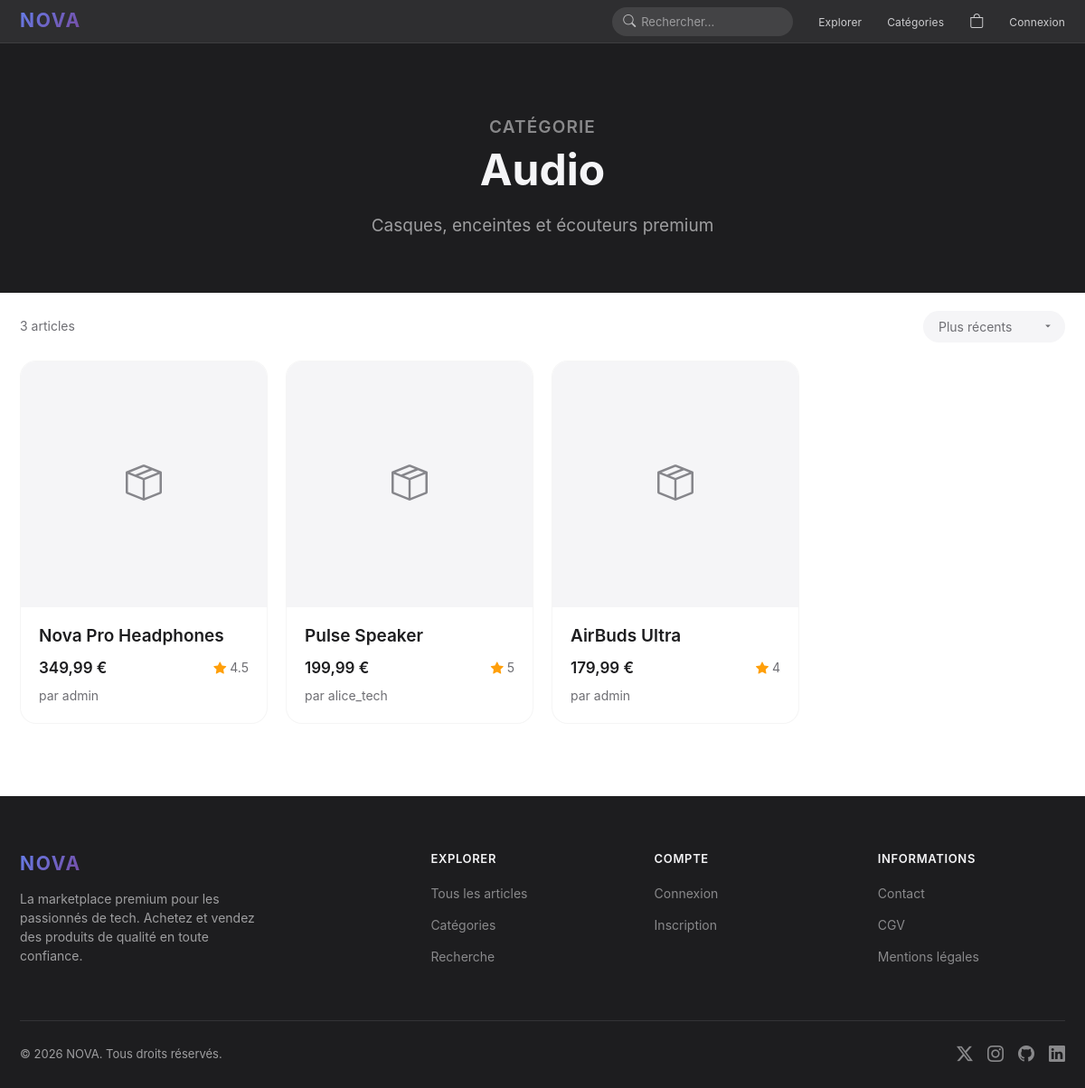
The app's page /categorie.php?id=1 with its own data.
### tables this page shows
CREATE TABLE categories (
    id INT AUTO_INCREMENT PRIMARY KEY,
    nom VARCHAR(100) NOT NULL,
    description TEXT,
    image VARCHAR(255)
);

CREATE TABLE articles (
    id INT AUTO_INCREMENT PRIMARY KEY,
    nom VARCHAR(255) NOT NULL,
    description TEXT,
    prix DECIMAL(10,2) NOT NULL,
    image VARCHAR(255),
    categorie_id INT DEFAULT NULL,
    auteur_id INT NOT NULL,
    date_publication DATETIME DEFAULT CURRENT_TIMESTAMP,
    FOREIGN KEY (categorie_id) REFERENCES categories(id) ON DELETE SET NULL,
    FOREIGN KEY (auteur_id) REFERENCES users(id) ON DELETE CASCADE
);

CREATE TABLE users (
    id INT AUTO_INCREMENT PRIMARY KEY,
    username VARCHAR(100) NOT NULL UNIQUE,
    email VARCHAR(255) NOT NULL UNIQUE,
    password VARCHAR(255) NOT NULL,
    balance DECIMAL(10,2) DEFAULT 500.00,
    photo VARCHAR(255) DEFAULT NULL,
    role ENUM('user', 'admin') DEFAULT 'user',
    date_inscription DATETIME DEFAULT CURRENT_TIMESTAMP
);

### config/init.php (called while the page is built, shortened)
<?php
function sanitize(string $data): string {
    return htmlspecialchars(strip_tags(trim($data)), ENT_QUOTES, 'UTF-8');
}
function formatPrice(float $price): string {
    return number_format($price, 2, ',', ' ') . ' €';
}

### categorie.php (the view, shortened to what this page needs)
<?php
require_once 'config/init.php';
$id = (int)($_GET['id'] ?? 0);
$stmt = $pdo->prepare("SELECT * FROM categories WHERE id = ?");
$stmt->execute([$id]);
$categorie = $stmt->fetch();
$sort = $_GET['sort'] ?? 'recent';
$orderSQL = match ($sort) {
    'prix_asc' => 'ORDER BY a.prix ASC',
    'prix_desc' => 'ORDER BY a.prix DESC',
    'populaire' => 'ORDER BY avg_note DESC',
    default => 'ORDER BY a.date_publication DESC',
};
$stmtArticles = $pdo->prepare("
    SELECT a.*, s.quantite as stock, u.username as auteur_nom,
        (SELECT AVG(note) FROM commentaires WHERE article_id = a.id) as avg_note,
        (SELECT COUNT(*) FROM commentaires WHERE article_id = a.id) as nb_avis
    FROM articles a
    LEFT JOIN stock s ON a.id = s.article_id
    LEFT JOIN users u ON a.auteur_id = u.id
    WHERE a.categorie_id = ?
    $orderSQL
");
$stmtArticles->execute([$id]);
$articles = $stmtArticles->fetchAll();
require_once 'includes/header.php';
?>
<div class="page-hero">
    <div class="container">
        <p class="eyebrow fade-in" style="color: rgba(245,245,247,0.5);">Catégorie</p>
        <h1 class="fade-in"><?= sanitize($categorie['nom']) ?></h1>
        <?php if ($categorie['description']): ?>
            <p class="fade-in"><?= sanitize($categorie['description']) ?></p>
        <?php endif; ?>
    </div>
</div>
<div class="container-wide">
    <div class="filters-bar fade-in">
        <span class="caption"><?= count($articles) ?> article<?= count($articles) > 1 ? 's' : '' ?></span>
        <div style="margin-left: auto;">
            <select class="filter-select" onchange="location.href=this.value">
                <option value="categorie.php?id=<?= $id ?>&sort=recent" <?= $sort === 'recent' ? 'selected' : '' ?>>Plus récents</option>
            </select>
        </div>
    </div>
    <?php if (empty($articles)): ?>
        <div class="empty-state fade-in">
            <i class="bi bi-box-seam"></i>
            <h3>Aucun article dans cette catégorie</h3>
            <p>Soyez le premier à vendre dans cette catégorie !</p>
            <a href="vendre.php" class="btn btn-primary">Vendre un article</a>
        </div>
    <?php else: ?>
        <div class="product-grid stagger-children">
            <?php foreach ($articles as $article): ?>
            <a href="produit.php?id=<?= $article['id'] ?>" class="card" style="text-decoration: none; color: inherit;">
                <?php if ($article['image'] && file_exists("uploads/produits/{$article['image']}")): ?>
                    <img src="uploads/produits/<?= sanitize($article['image']) ?>" alt="<?= sanitize($article['nom']) ?>" class="card-img">
                <?php else: ?>
                    <div class="card-img" style="display: flex; align-items: center; justify-content: center; background: var(--bg-secondary);">
                        <i class="bi bi-box-seam" style="font-size: 40px; color: var(--text-tertiary);"></i>
                    </div>
                <?php endif; ?>
                <div class="card-body">
                    <h3><?= sanitize($article['nom']) ?></h3>
                    <div class="card-meta">
                        <span class="price"><?= formatPrice($article['prix']) ?></span>
                        <?php if ($article['avg_note']): ?>
                            <span class="caption" style="display: flex; align-items: center; gap: 4px;">
                                <i class="bi bi-star-fill" style="color: #ff9f0a;"></i>
                                <?= round($article['avg_note'], 1) ?>
                            </span>
                        <?php endif; ?>
                    </div>
                    <p class="caption mt-1">par <?= sanitize($article['auteur_nom']) ?></p>
                </div>
            </a>
            <?php endforeach; ?>
        </div>
    <?php endif; ?>
</div>
<div style="height: 80px;"></div>
<?php require_once 'includes/footer.php'; ?>

### assets/css/style.css (style rules this page uses)
:root { --bg-primary: #ffffff; --bg-secondary: #f5f5f7; --bg-dark: #1d1d1f; --bg-card: #ffffff; --bg-glass: rgba(255, 255, 255, 0.72); --text-primary: #1d1d1f; --text-secondary: #6e6e73; --text-tertiary: #86868b; --text-inverse: #f5f5f7; --accent: #0071e3; --accent-hover: #0077ed; --accent-light: rgba(0, 113, 227, 0.08); --gradient-1: linear-gradient(135deg, #667eea 0%, #764ba2 100%); --gradient-2: linear-gradient(135deg, #f093fb 0%, #f5576c 100%); --gradient-3: linear-gradient(135deg, #4facfe 0%, #00f2fe 100%); --gradient-hero: linear-gradient(180deg, #1d1d1f 0%, #2d2d30 50%, #1d1d1f 100%); --success: #30d158; --warning: #ff9f0a; --danger: #ff453a; --shadow-sm: 0 2px 8px rgba(0, 0, 0, 0.04); --shadow-md: 0 4px 20px rgba(0, 0, 0, 0.08); --shadow-lg: 0 12px 40px rgba(0, 0, 0, 0.12); --shadow-xl: 0 20px 60px rgba(0, 0, 0, 0.16); --radius-sm: 12px; --radius-md: 18px; --radius-lg: 24px; --radius-xl: 30px; --radius-full: 980px; --font-family: -apple-system, BlinkMacSystemFont, 'SF Pro Display', 'SF Pro Text', 'Helvetica Neue', Helvetica, Arial, sans-serif; --nav-height: 48px; --container-width: 980px; --container-wide: 1200px; }
*, *::before, *::after { margin: 0; padding: 0; box-sizing: border-box; }
html { scroll-behavior: smooth; -webkit-font-smoothing: antialiased; -moz-osx-font-smoothing: grayscale; }
body { font-family: var(--font-family); font-size: 17px; line-height: 1.47; color: var(--text-primary); background: var(--bg-primary); overflow-x: hidden; }
a { color: var(--accent); text-decoration: none; transition: color 0.2s ease; }
.caption { font-size: 14px; line-height: 1.43; font-weight: 400; color: var(--text-secondary); }
.eyebrow { font-size: 12px; line-height: 1.33; font-weight: 600; letter-spacing: 0.06em; text-transform: uppercase; color: var(--text-tertiary); }
.container { max-width: var(--container-width); margin: 0 auto; padding: 0 22px; }
.container-wide { max-width: var(--container-wide); margin: 0 auto; padding: 0 22px; }
body { padding-top: var(--nav-height); }
.card { background: var(--bg-card); border-radius: var(--radius-md); overflow: hidden; transition: all 0.4s cubic-bezier(0.25, 0.1, 0.25, 1); border: 1px solid rgba(0, 0, 0, 0.04); }
.card-img { width: 100%; aspect-ratio: 1; object-fit: cover; background: var(--bg-secondary); }
.card-body { padding: 20px; }
.card-body h3 { font-size: 19px; font-weight: 600; margin-bottom: 6px; line-height: 1.21; }
.card-body .price { font-size: 17px; font-weight: 600; color: var(--text-primary); }
.card-body .card-meta { display: flex; align-items: center; justify-content: space-between; margin-top: 12px; }
.product-grid { display: grid; grid-template-columns: repeat(auto-fill, minmax(260px, 1fr)); gap: 20px; }
.page-hero { background: var(--bg-dark); color: var(--text-inverse); text-align: center; padding: 80px 22px 60px; }
.page-hero h1 { font-size: clamp(28px, 4vw, 48px); font-weight: 700; margin-bottom: 12px; }
.page-hero p { color: rgba(245, 245, 247, 0.6); font-size: 19px; }
.filters-bar { display: flex; align-items: center; gap: 12px; padding: 20px 0; flex-wrap: wrap; }
.filter-select { padding: 8px 32px 8px 16px; background: var(--bg-secondary); border: 1px solid transparent; border-radius: var(--radius-full); font-size: 14px; font-family: var(--font-family); color: var(--text-secondary); cursor: pointer; outline: none; appearance: none; background-repeat: no-repeat; background-position: right 12px center; }
.fade-in { opacity: 0; transform: translateY(20px); transition: opacity 0.6s ease, transform 0.6s ease; }
.fade-in.visible { opacity: 1; transform: translateY(0); }
.stagger-children > * { opacity: 0; transform: translateY(20px); transition: opacity 0.5s ease, transform 0.5s ease; }
.stagger-children.visible > *:nth-child(1) { transition-delay: 0s; opacity: 1; transform: translateY(0); }
.stagger-children.visible > *:nth-child(2) { transition-delay: 0.1s; opacity: 1; transform: translateY(0); }
.stagger-children.visible > *:nth-child(3) { transition-delay: 0.2s; opacity: 1; transform: translateY(0); }
.mt-1 { margin-top: 8px; }

### records on screen
categories: nom "Audio", description "Casques, enceintes et écouteurs premium"
articles: nom "Nova Pro Headphones", prix "349,99 €", avg_note "4.5", auteur.username "admin"
articles: nom "Pulse Speaker", prix "199,99 €", avg_note "5", auteur.username "alice_tech"
articles: nom "AirBuds Ultra", prix "179,99 €", avg_note "4", auteur.username "admin"

### other values on screen
count($articles) "3"
SITE_NAME "NOVA"
